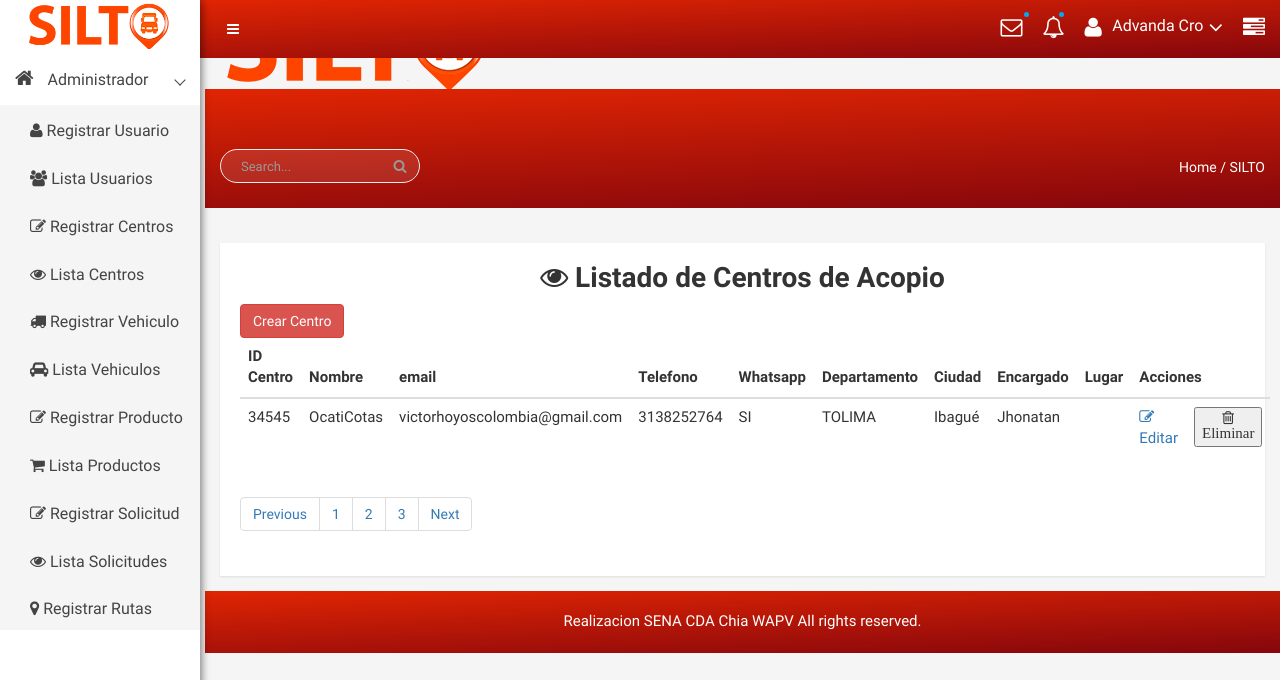
The app's page /centro (signed in), older data.
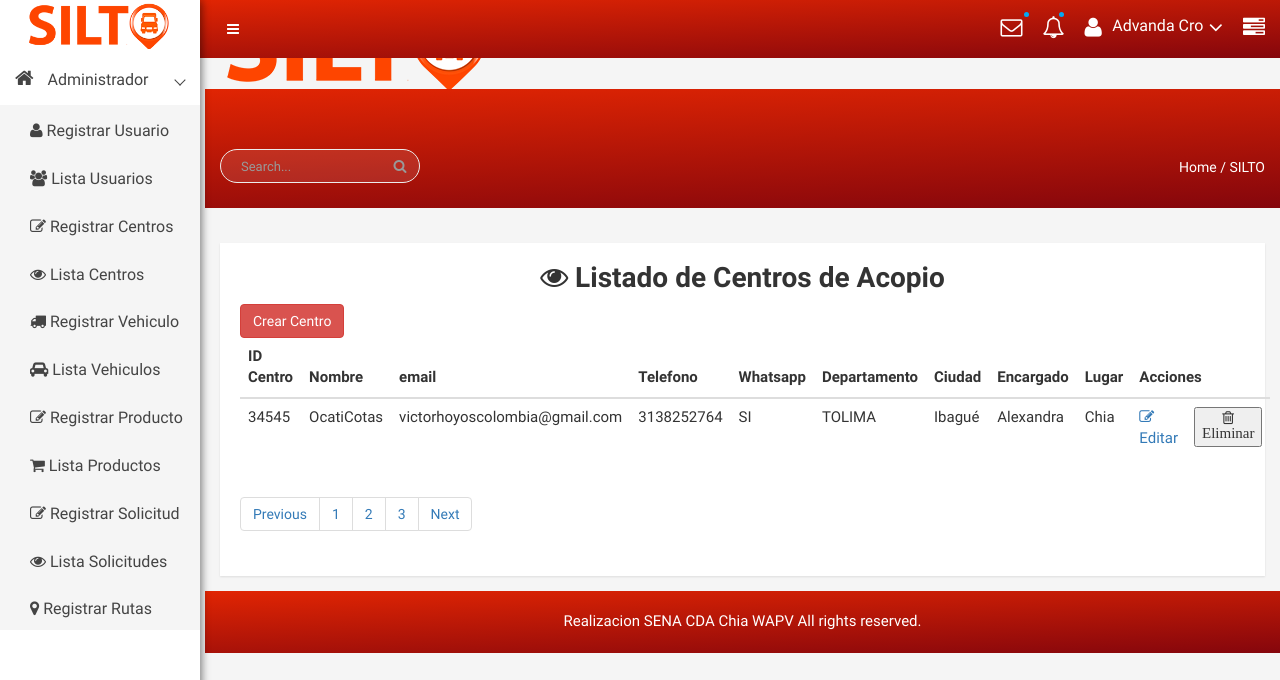
The same page, newer data.
### tables this page shows
CREATE TABLE `centro` (
  `id_centro` int(11) NOT NULL COMMENT 'Id de centro',
  `nombre` varchar(25) NOT NULL COMMENT 'Nombre  de centro',
  `email` varchar(50) NOT NULL COMMENT 'Email centro',
  `telefono` bigint(20) NOT NULL COMMENT 'Numero cel centro',
  `whatsapp` varchar(2) DEFAULT NULL COMMENT 'Whatsapp de centro',
  `departamento` varchar(25) NOT NULL COMMENT 'Departamento de centro',
  `ciudad` varchar(25) NOT NULL COMMENT 'Ciudad de centro',
  `lugar` varchar(25) NOT NULL COMMENT 'Lugar de centro o bodega',
  `identificacion` bigint(20) NOT NULL
);

CREATE TABLE `usuario` (
  `identificacion` bigint(20) NOT NULL COMMENT 'Identificacion de user',
  `nombre` varchar(25) NOT NULL COMMENT 'Nombre de user',
  `apellido` varchar(25) NOT NULL COMMENT 'Apellido  de user',
  `email` varchar(50) NOT NULL COMMENT 'Email de user',
  `telefono` int(20) NOT NULL COMMENT 'Numero de celular',
  `whatsapp` varchar(2) NOT NULL COMMENT 'Whatsapp',
  `cargo` varchar(15) NOT NULL COMMENT 'Rol de user',
  `estado` text NOT NULL COMMENT 'Estado del User',
  `fecha_ingreso` datetime NOT NULL DEFAULT CURRENT_TIMESTAMP COMMENT 'Fecha de ingreso user',
  `foto` varchar(300) NOT NULL,
  `pass` varchar(255) NOT NULL COMMENT 'password',
  `id` int(2) NOT NULL
);

CREATE TABLE `departamentos` (
  `idDepa` int(2) UNSIGNED NOT NULL,
  `departamento` varchar(255) NOT NULL DEFAULT ''
);

CREATE TABLE `ciudades` (
  `idCiud` int(6) UNSIGNED NOT NULL,
  `ciudad` varchar(255) NOT NULL DEFAULT '',
  `idDepa` int(2) UNSIGNED NOT NULL
);

### libs/view.php (called while the page is built, shortened)
<?php
class View{
    function render($nombre){
        require 'views/' . $nombre . '.php';
    }
}
?>

### controllers/centro.php (called while the page is built, shortened)
<?php
    class Centro extends Controller{
        function __construct(){
            $this->view->mensaje="";
        }
        function render(){
            $centros = $this->view->datos = $this->model->read();
             $this->view->centros = $centros;
            $this->view->render('admin/listacentro');
        }
    }
?>

### index.php (called while the page is built, shortened)
<?php
    require 'libs/database.php';
    require 'libs/view.php';
    $app = new App();
?>

### models/centromodel.php (called while the page is built, shortened)
<?php
    include_once('models/centro.php');
    class CentroModel extends Model{
        public function read(){
            $items = [];
            try{
                $query = $this->db->connect()->query('SELECT cent.id_centro, cent.nombre as nombrecentro, cent.email, cent.telefono, cent.whatsapp, depa.departamento, ciud.ciudad, usu.nombre as nombreusuario, cent.lugar
                FROM centro as cent
                INNER JOIN departamentos as depa on depa.idDepa=cent.departamento
                INNER JOIN ciudades as ciud on ciud.idCiud=cent.ciudad
                INNER JOIN usuario as usu on usu.identificacion=cent.identificacion
                ');
                while($row = $query->fetch()){
                    $item = new CentroDAO();
                    $item->id_centro        = $row['id_centro'];
                    $item->nombre           = $row['nombrecentro'];
                    $item->email            = $row['email'];
                    $item->telefono         = $row['telefono'];
                    $item->whatsapp         = $row['whatsapp'];
                    $item->departamento     = $row['departamento'];
                    $item->ciudad           = $row['ciudad'];
                    $item->identificacion   = $row['nombreusuario'];
                    $item->lugar            = $row['lugar'];
                    array_push($items, $item);
                }
                return $items;
            }catch(PDOException $e){
            if(constant("DEBUG")){
                echo $e->getMessage();
            }
                return [];
            }
        }
    }
?>

### libs/database.php (called while the page is built)
<?php
class Database{
    private $host;
    private $db;
    private $user;
    private $password;
    private $charset;
    public function __construct(){
        $this->host     = constant('HOST');
        $this->db       = constant('DB');
        $this->user     = constant('USER');
        $this->password = constant('PASSWORD');
        $this->charset  = constant('CHARSET');
    }
    function connect(){
        try{
            $connection = "mysql:host=" . $this->host . ";dbname=" . $this->db . ";charset=" . $this->charset;
            $options = [
                PDO::ATTR_ERRMODE            => PDO::ERRMODE_EXCEPTION,
                PDO::ATTR_EMULATE_PREPARES   => false,
            ];
            $pdo = new PDO($connection, $this->user, $this->password, $options);
            return $pdo;
        }catch(PDOException $e){
            print_r('Error connection: ' . $e->getMessage());
        }
    }
}
?>

### views/admin/listacentro.php (the view, shortened to what the changed rows need)
<!DOCTYPE html>
<html lang="es">
<head>
<?php require 'views/head.php'; ?>
</head>
<body>
    <?php require 'views/header.php'; ?>
    <div class="product-status mg-tb-15">
            <div class="container-fluid">
                <div class="row">
                    <div class="col-lg-12 col-md-12 col-sm-12 col-xs-12">
                        <div class="product-status-wrap">
                            <div id="main">
                                <h1 class="text-center"><i class="fa fa-eye" aria-hidden="true"></i> Listado de Centros de Acopio</h1>
                                <button type="button" class="btn btn-danger" onClick='window.location.assign("<?php echo constant('URL'); ?>/centro/crear")'>Crear Centro</button><br>
                                <table id="tabla" class="table table-hover">
                                    <thead class="thead-dark">
                                        <tr class="text-center">
                                            <th  scope="col">ID Centro</th>
                                            <th  scope="col">Nombre</th>
                                            <th  scope="col">email</th>
                                            <th  scope="col">Telefono</th>
                                            <th  scope="col">Whatsapp</th>
                                            <th  scope="col">Departamento</th>
                                            <th  scope="col">Ciudad</th>
                                            <th  scope="col">Encargado</th>
                                            <th  scope="col">Lugar</th>
                                            <th  scope="col" colspan="2" class="text-center">Acciones</th>
                                        </tr>
                                    </thead>
                                    <tbody id="tbody-data">
                                <?php
                                    include_once 'models/centro.php';
                                    if(count($this->centros)>0){
                                        foreach ($this->centros as $row) {
                                            $centro = $row;
                                ?>
                                            <tr id="fila-<?php echo $centro->id_centro; ?>">
                                                <td><?php echo $centro->id_centro; ?></td>
                                                <td><?php echo $centro->nombre; ?></td>
                                                <td><?php echo $centro->email; ?>
                                                <td><?php echo $centro->telefono; ?>
                                                <td><?php echo $centro->whatsapp; ?>
                                                <td><?php echo $centro->departamento; ?>
                                                <td><?php echo $centro->ciudad; ?>
                                                <td><?php echo $centro->identificacion; ?>
                                                <td><?php echo $centro->lugar; ?>
                                                <td><a href="<?php echo constant('URL') . 'centro/leer/' . $centro->id_centro; ?>"><i class="fa fa-pencil-square-o" aria-hidden="true"></i> Editar</a></td>
                                                <td><button class="bEliminar" data-controlador="centro" data-accion="eliminar" data-id="<?php echo $centro->id_centro; ?>"><i class="fa fa-trash-o" aria-hidden="true"> Eliminar</button></td>
                                            </tr>
                                <?php
                                        }
                                    }else{
                                ?>
                                    <tr><td colspan="6" class="text-center">NO HAY CENTROS PROGRAMAS DISPONIBLES</td></tr>
                                <?php
                                    }
                                ?>
                                    </tbody>
                                </table>
                            </div>
                        </div>
                    </div>
                </div>
            </div>
        </div>
    <?php require 'views/footer.php'; ?>
</body>
</html>

Row changes from the older to the newer data that the page shows:
changed centro "OcatiCotas": identificacion.nombre "Jhonatan" → "Alexandra"; lugar (not shown) → "Chia"
